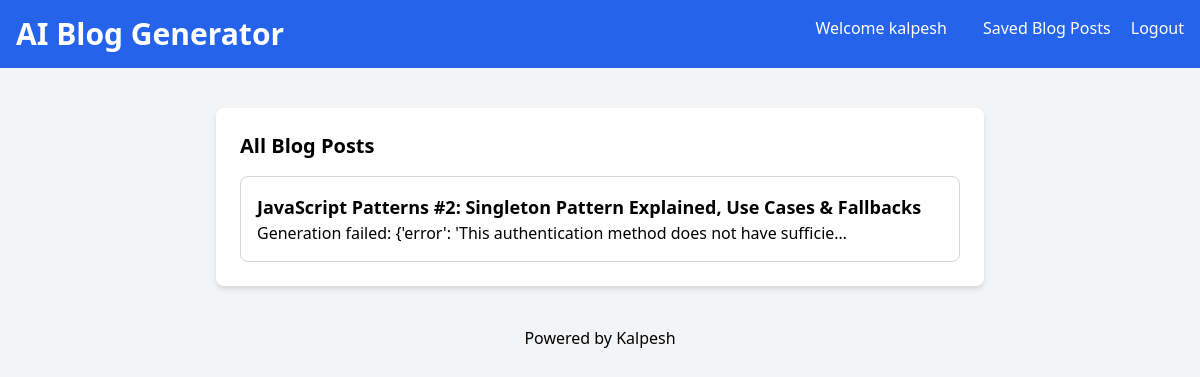
The app's page /blog-list (signed in), older data.
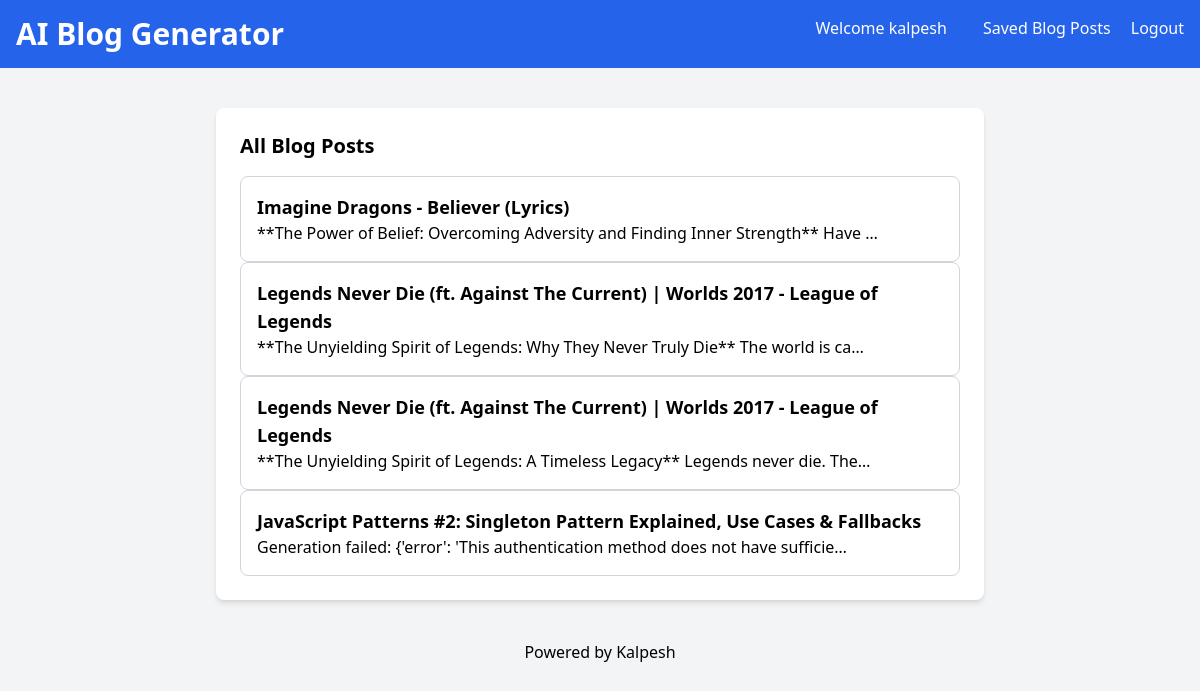
The same page, newer data.
### blog_generator/models.py (models this page shows, shortened)
class BlogPost(models.Model):
    user=models.ForeignKey(User,on_delete=models.CASCADE)
    youtube_title=models.CharField(max_length=300)
    youtube_link=models.URLField()
    generated_content =models.TextField()
    created_at =models.DateTimeField(auto_now_add=True)

### blog_generator/views.py (the view)
# urls.py: path('blog-list',views.blog_list,name='blog-list'),
def blog_list(request):
    blog_articles = BlogPost.objects.filter(user=request.user)
    return render(request, "all-blogs.html", {'blog_articles': blog_articles})

### templates/all-blogs.html (shortened to what this page needs)
<!DOCTYPE html>
<html lang="en">
<head>
    <link href="https://cdn.jsdelivr.net/npm/tailwindcss@2.2.19/dist/tailwind.min.css" rel="stylesheet">
</head>
<body class="bg-gray-100 font-sans antialiased">
    <nav class="bg-blue-600 p-4 text-white flex justify-between">
        <div>
            <h1 class="text-3xl font-bold">AI Blog Generator</h1>
        </div>
        <div>
            <a href="#" class="text-white hover:underline mx-4">Welcome {{ user.username }}</a>
            <a href="/blog-list" class="text-white hover:underline mx-4">Saved Blog Posts</a>
            <a href="#" class="text-white hover:underline">Logout</a>
        </div>
    </nav>
    <div class="container mx-auto mt-10 px-4 sm:px-0">
        <div class="max-w-3xl mx-auto bg-white p-6 rounded-lg shadow-md">
            <section>
                <h2 class="text-xl mb-4 font-semibold">All Blog Posts</h2>
                <div class="space-y-4">
                    {% for article in blog_articles reversed %}
                    <a href="blog-details/{{article.id}}">
                        <div class="border border-gray-300 p-4 rounded-lg">
                            <h3 class="text-lg font-semibold">{{article.youtube_title}}</h3>
                            <p>{{article.generated_content|truncatechars:80}}</p>
                        </div>
                    </a>
                    {% endfor %}
                </div>
            </section>
        </div>
    </div>
    <footer class="text-center p-4 text-blacl mt-6">
        Powered by Kalpesh
    </footer>
</body>
</html>

Row changes from the older to the newer data that the page shows:
added BlogPost: youtube_title "Imagine Dragons - Believer (Lyrics)", generated_content "**The Power of Belief: Overcoming Adversity and Finding Inner Strength** Have …"
added BlogPost: youtube_title "Legends Never Die (ft. Against The Current) | Worlds 2017 - League of Legends", generated_content "**The Unyielding Spirit of Legends: Why They Never Truly Die** The world is ca…"
added BlogPost: youtube_title "Legends Never Die (ft. Against The Current) | Worlds 2017 - League of Legends", generated_content "**The Unyielding Spirit of Legends: A Timeless Legacy** Legends never die. The…"
